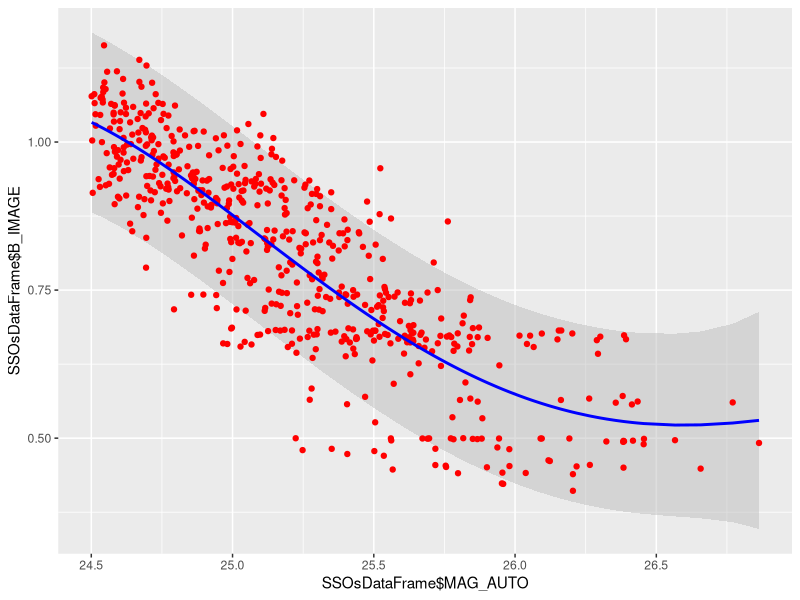

Reproduce this figure in R.
# Read CSV into R
SSOsDataFrame <- read.csv(file="ssos_2_upper_24_5.csv", header=TRUE, sep=",")
StarsDataFrame <- read.csv(file="scamp_stars.csv", header=TRUE, sep=",")

library(MASS)
library(ggplot2)
library(boot)

cv_MSE_k10 <- rep(NA,10)

for (i in 1:10) {
  modelo <- glm(B_IMAGE ~ poly(MAG_AUTO, i, raw=TRUE), data = SSOsDataFrame)
  set.seed(17)
  cv_MSE_k10[i] <- cv.glm(data = SSOsDataFrame, glmfit = modelo, K = 10)$delta[1]
}
p4 <- ggplot(data = data.frame(polinomio = 1:10, cv_MSE = cv_MSE_k10),
             aes(x = polinomio, y = cv_MSE)) +
      geom_point(colour = c("firebrick3")) +
      geom_path()
p4 <- p4 + theme(panel.grid.major = element_line(colour  =  'gray90'))
p4 <- p4 + theme(plot.title = element_text(face  =  'bold'))
p4 <- p4 + theme(panel.background = element_rect(fill  =  'gray98'))
p4 <- p4 + labs(title  =  'Test Error ~ Grado del polinomio')
p4 <- p4 + scale_x_continuous(breaks = 1:10)
# print(p4)

out <- ggplot(data = SSOsDataFrame, aes(x = MAG_AUTO, y = B_IMAGE)) +
              geom_point(color = "grey30", alpha = 0.3) + 
              geom_smooth(method = "lm", formula = y ~ poly(x, 5, raw=TRUE), color = "red") +
              labs(title = "Polinomio de grado 1: wage ~ age") +
              theme_bw() +
              theme(plot.title = element_text(hjust = 0.5))

# print(out)

# Ajuste hasta 24'5
modelo_poli5 <- lm(B_IMAGE ~ poly(MAG_AUTO, 4, raw=TRUE), data = SSOsDataFrame)
# print(summary(modelo_poli5))
# print(modelo_poli5$coefficients)

prediction.level <- 0.9
mpi <- cbind(SSOsDataFrame, predict(modelo_poli5, interval = "prediction", level = prediction.level))
out_2 <- ggplot(mpi, aes(x = SSOsDataFrame$MAG_AUTO)) +
                geom_ribbon(aes(ymin = lwr, ymax = upr), fill = "gray", alpha = 0.5) +
                geom_point(aes(y = SSOsDataFrame$B_IMAGE), color = "red") +
                # points(x = StarsDataFrame$MAG_AUTO, y = StarsDataFrame$B_IMAGE, color = "black") +
                geom_line(aes(y = fit), colour = "blue", size = 1)
# print(summary(mpi$fit))
print(out_2)

new.MAG_AUTO <- data.frame(wt=c(1.7, 2.4, 3.6))
out_3 <- predict(modelo_poli5, new_data = SSOsDataFrame$MAG_AUTO, se.fit = TRUE, scale = NULL, df = Inf,
                 interval = c("prediction"), level = prediction.level, type = c("response"))

out_matrix <- out_3$fit
fit_list <- out_matrix[, "fit"]
lwr_list <- out_matrix[, "lwr"]
upr_list <- out_matrix[, "upr"]

upr_limit = lm(upr_list ~ poly(SSOsDataFrame$MAG_AUTO, 4, raw=TRUE))
# print(upr_limit$coefficients)
lwr_limit = lm(lwr_list ~ poly(SSOsDataFrame$MAG_AUTO, 4, raw=TRUE))
print(lwr_limit$coefficients)
# plot(SSOsDataFrame$MAG_AUTO, lwr_list)
